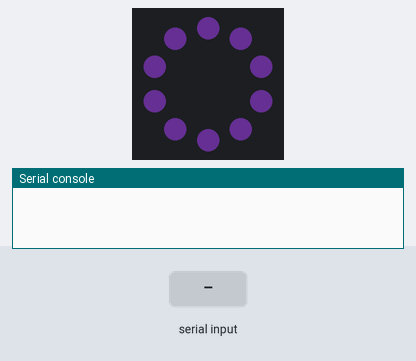
This program was run on a simulated Circuit Playground running CircuitPython. Shown: the board's ring of 10 RGB LEDs (number 0 left of the top, counting anticlockwise), the last lines printed to the serial console. Inputs (shaded band) come from the test bench. Dim RGB values are drawn brighter than linear.

Above: at 1.6 s.
1.7 s: "ALERT:HIGH" received over the second serial link
At 2.8 s:
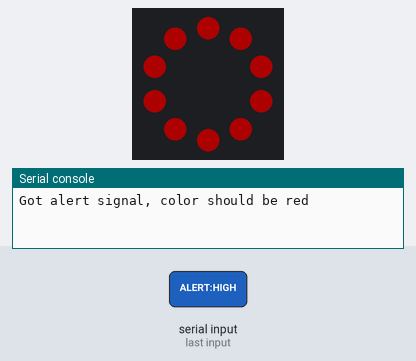
3.5 s: "ALERT:LOW" received over the second serial link
At 4.4 s:
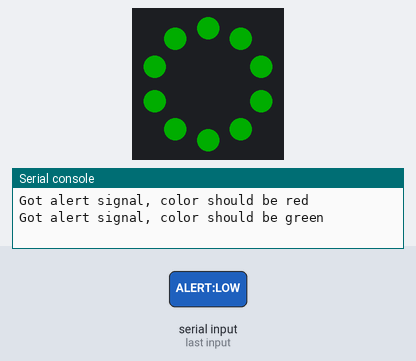
5.5 s: "ALERT:RESET" received over the second serial link
At 7.2 s:
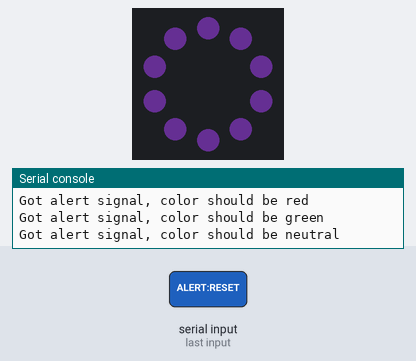
Timing chart, 0 to 8.7 s (numbered marks = the images above; inputs shaded):
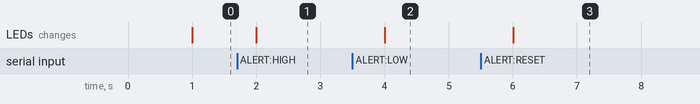

Measured:
- after the input at 1.7 s, the LEDs: change after 0.30 s (image 1)
- after the input at 3.5 s, the LEDs: change after 0.50 s (image 2)
- after the input at 5.5 s, the LEDs: change after 0.51 s (image 3)

The program:

code.py
```python
import time
import board
import neopixel
import busio
import digitalio

num_chars_read = 32

uart = busio.UART(board.TX, board.RX, baudrate=9600)

# On CircuitPlayground Express, and boards with built in status NeoPixel -> board.NEOPIXEL
# Otherwise choose an open pin connected to the Data In of the NeoPixel strip, i.e. board.D1
pixel_pin = board.NEOPIXEL

# On a Raspberry pi, use this instead, not all pins are supported
#pixel_pin = board.D18

# The number of NeoPixels
num_pixels = 10

# The order of the pixel colors - RGB or GRB. Some NeoPixels have red and green reversed!
# For RGBW NeoPixels, simply change the ORDER to RGBW or GRBW.
ORDER = neopixel.GRB

pixels = neopixel.NeoPixel(pixel_pin, num_pixels,
                           brightness=0.2, auto_write=False, pixel_order=ORDER)


def wheel(pos):
    # Input a value 0 to 255 to get a color value.
    # The colours are a transition r - g - b - back to r.
    if pos < 0 or pos > 255:
        r = g = b = 0
    elif pos < 85:
        r = int(pos * 3)
        g = int(255 - pos*3)
        b = 0
    elif pos < 170:
        pos -= 85
        r = int(255 - pos*3)
        g = 0
        b = int(pos*3)
    else:
        pos -= 170
        r = 0
        g = int(pos*3)
        b = int(255 - pos*3)
    return (r, g, b) if ORDER == neopixel.RGB or ORDER == neopixel.GRB else (r, g, b, 0)


def rainbow_cycle(wait):
    for j in range(255):
        for i in range(num_pixels):
            pixel_index = (i * 256 // num_pixels) + j
            pixels[i] = wheel(pixel_index & 255)
        pixels.show()
        time.sleep(wait)


good_color = (0, 255, 0)
bad_color = (255, 0, 0)
neutral_color = (66, 33, 99)

active_color = neutral_color

while True:

    data = uart.read(32)

    if data is not None:
        data = data.splitlines()
        for lines in data:
            line = ''.join([chr(b) for b in lines])
            if line == "ALERT:HIGH":
                print("Got alert signal, color should be red")
                active_color = bad_color
            elif line == "ALERT:LOW":
                print("Got alert signal, color should be green")
                active_color = good_color
            elif line == "ALERT:RESET":
                print("Got alert signal, color should be neutral")
                active_color = neutral_color

    pixels.fill(active_color)
    pixels.show()
```
